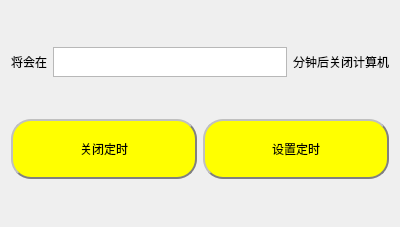
<?xml version="1.0" encoding="UTF-8"?>
<ui version="4.0">
 <class>Dialog2</class>
 <widget class="QDialog" name="Dialog2">
  <property name="geometry">
   <rect>
    <x>0</x>
    <y>0</y>
    <width>400</width>
    <height>227</height>
   </rect>
  </property>
  <property name="windowTitle">
   <string>Dialog</string>
  </property>
  <layout class="QVBoxLayout" name="verticalLayout">
   <item>
    <layout class="QHBoxLayout" name="horizontalLayout">
     <item>
      <widget class="QLabel" name="label">
       <property name="styleSheet">
        <string notr="true">font: 13pt &quot;华文琥珀&quot;;</string>
       </property>
       <property name="text">
        <string>将会在</string>
       </property>
      </widget>
     </item>
     <item>
      <widget class="QTextEdit" name="textEdit">
       <property name="maximumSize">
        <size>
         <width>16777215</width>
         <height>30</height>
        </size>
       </property>
      </widget>
     </item>
     <item>
      <widget class="QLabel" name="label_2">
       <property name="styleSheet">
        <string notr="true">font: 13pt &quot;华文琥珀&quot;;</string>
       </property>
       <property name="text">
        <string>分钟后关闭计算机</string>
       </property>
      </widget>
     </item>
    </layout>
   </item>
   <item>
    <layout class="QHBoxLayout" name="horizontalLayout_2">
     <item>
      <widget class="QPushButton" name="pushButton">
       <property name="minimumSize">
        <size>
         <width>0</width>
         <height>60</height>
        </size>
       </property>
       <property name="styleSheet">
        <string notr="true">QPushButton{background-color: rgb(255, 255, 0);border:2px groove gray;border-radius:20px;padding:2px 4px;border-style: outset;font: 16pt &quot;华文琥珀&quot;;}
QPushButton:hover{background-color:rgb(229, 241, 251); color: black;}
QPushButton:pressed{background-color:rgb(204, 228, 247);border-style: inset;}
</string>
       </property>
       <property name="text">
        <string>关闭定时</string>
       </property>
      </widget>
     </item>
     <item>
      <widget class="QPushButton" name="pushButton_2">
       <property name="minimumSize">
        <size>
         <width>0</width>
         <height>60</height>
        </size>
       </property>
       <property name="styleSheet">
        <string notr="true">QPushButton{background-color: rgb(255, 255, 0);border:2px groove gray;border-radius:20px;padding:2px 4px;border-style: outset;font: 16pt &quot;华文琥珀&quot;;}
QPushButton:hover{background-color:rgb(229, 241, 251); color: black;}
QPushButton:pressed{background-color:rgb(204, 228, 247);border-style: inset;}
</string>
       </property>
       <property name="text">
        <string>设置定时</string>
       </property>
      </widget>
     </item>
    </layout>
   </item>
  </layout>
 </widget>
 <resources/>
 <connections/>
</ui>
